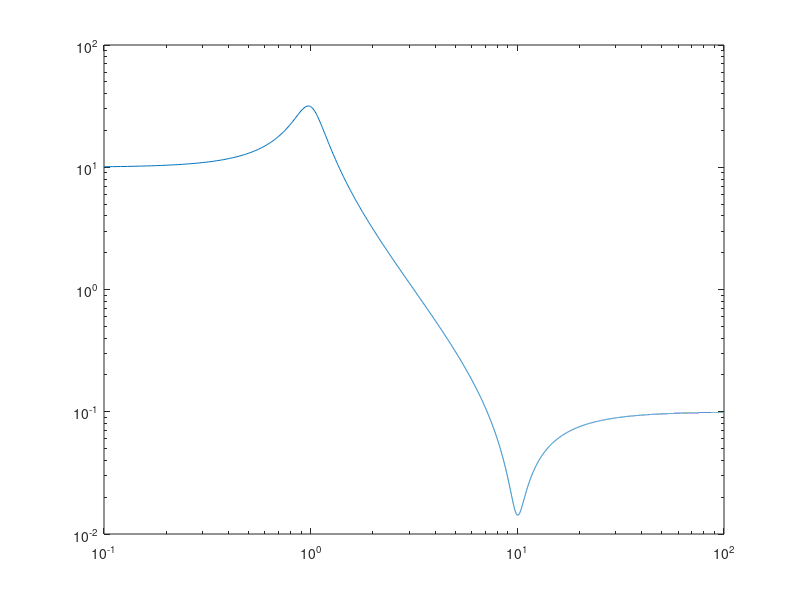

Write the MATLAB code that produced this figure.
clear;
clf;

n = 10000;

x = linspace(0.1, 100, n);

a = 100 * (1 - 0.01*x.^2).^2;
b = 0.02 * x.^2;
c = (1-x.^2).^2;
d = 0.1 * x.^2;
y = sqrt((a + b) ./ (c + d));

plot(x,y);
loglog(x,y);

% FINISCIMI
